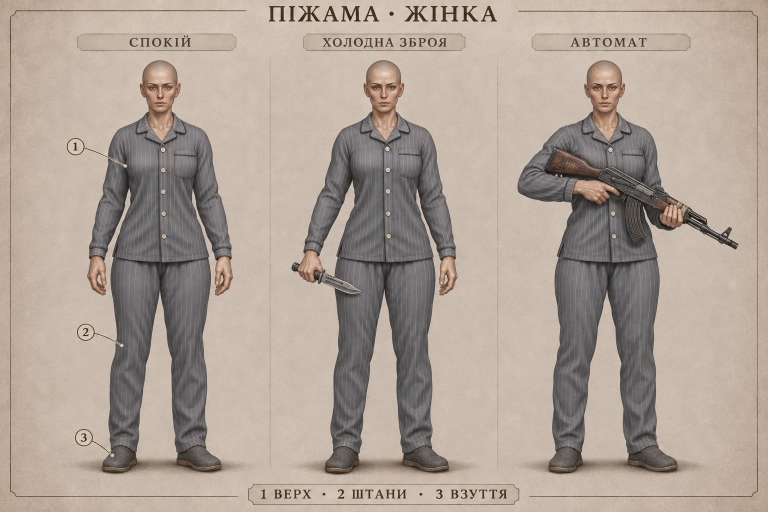
#> input picture review/pajamas-implementation-20261111/female/approved-source.png, 1536 x 1024 px, found by its file name (shown at 1/2 size)
$ python pajamas-female-assets.py
#> lines starting #> are read from the running program, lines starting #| are printed output that depends on the picture; after the words box and inside, x2 and y2 are one past the last pixel; in counts of white or black regions, pixels touching at a corner belong together
"""Reconstructed lower-pajama source extraction after environment replacement.

The exact old lower-clothes extractor tail was not retained in tool history.
This recovery therefore requires visual review and explicitly compares old
recorded hashes; it must not be represented as byte-identical unless verified.
Only approved original board cloth pixels are sampled. No image generation.
"""
from pathlib import Path
import argparse,hashlib,json,shutil
import cv2,numpy as np
from PIL import Image
from scipy.ndimage import gaussian_filter1d
P=argparse.ArgumentParser(description=__doc__);P.add_argument('--root',type=Path,default=Path('/workspace/palata404'));P.add_argument('--write',action='store_true');A=P.parse_args();ROOT=A.root
REVIEW=ROOT/'review/pajamas-implementation-20261111/female';REG=REVIEW/'registered';REF=ROOT/'review/pajamas-implementation-20261111/references';OUT=ROOT/'assets/wardrobe/clothing/patient/pajamas/female';TEMP=ROOT/'review/artist-candidates/female-lower-recovery'
for p in [REG,TEMP]:p.mkdir(parents=True,exist_ok=True)
SOURCE=REVIEW/'approved-source.png';rgb=np.array(Image.open(SOURCE).convert('RGB'));H,W=rgb.shape[:2];R,G,B=[rgb[:,:,i].astype(float) for i in range(3)];blue=((R-B<25)&(G-B<17)&((R+G+B)/3<183)).astype('uint8')*255
#> further down, rgb is the input picture: shape (1024, 1536, 3); mean R, G, B 173.6, 160.4, 150.1
#> after `H, W = rgb.shape[:2]`: H = 1024; W = 1536
#> after `blue = ((R - B < 25) & (G - B < 17) & ((R + G + B) / 3 < 183)).astype(`: blue: shape (1024, 1536); 23.8% white; 297 white regions (255 under 20 px)
S=1.966;SX=1.98;DY=33-121*S

def poly(points):
 m=np.zeros((H,W),np.uint8);cv2.fillPoly(m,[np.array(points,np.int32)],255,lineType=cv2.LINE_AA);return m

def premul(im):
 a=im[:,:,3:4].astype('float32')/255;return np.concatenate((im[:,:,:3].astype('float32')*a,a*255),axis=2)

def unpremul(im):
 a=np.clip(im[:,:,3:4],0,255);c=np.divide(im[:,:,:3]*255,a,out=np.zeros_like(im[:,:,:3]),where=a>.01);return np.dstack((np.clip(c,0,255),a)).astype('uint8')

def cut(mask):
 a=cv2.GaussianBlur(mask,(3,3),.35);im=np.dstack((rgb,a));im[a==0,:3]=0;return im

def register(im,cx=1210):
 m=np.array([[SX,0,474-cx*SX],[0,S,DY]],np.float32);return unpremul(cv2.warpAffine(premul(im),m,(941,1672),flags=cv2.INTER_CUBIC,borderMode=cv2.BORDER_CONSTANT))

def over(*images):
 im=Image.new('RGBA',(941,1672))
 for item in images:im.alpha_composite(Image.fromarray(item))
 return np.array(im)

def fit_pants_rows(im):
 # This function is recovered exactly from the earlier readable source.
 base=np.array(Image.open(REF/'female-idle.png').convert('RGBA'))[:1672,:941,3]
 yy,xx=np.mgrid[0:1672,0:941];pieces=[]
 for side,(x0,x1) in enumerate([(0,474),(474,941)]):
  olo=np.full(1672,np.nan);ohi=np.full(1672,np.nan);nlo=np.full(1672,np.nan);nhi=np.full(1672,np.nan)
  for y in range(1672):
   xs=np.where(im[y,x0:x1,3]>30)[0]
   if len(xs)<2:continue
   lo,hi=int(xs.min()+x0),int(xs.max()+x0);olo[y]=lo;ohi[y]=hi
   vals=(base[y,x0:x1]>128).astype('uint8');runs=[];a=None
   for k,v in enumerate(vals):
    if v and a is None:a=k
    if a is not None and (not v or k==len(vals)-1):
     b=k if v else k-1
     if b-a>10:runs.append((a+x0,b+x0))
     a=None
   if runs:
    b0,b1=runs[-1] if side==0 else runs[0];width=max(hi-lo,b1-b0+24);center=(b0+b1)/2;nlo[y]=center-width/2;nhi[y]=center+width/2
   else:nlo[y]=lo;nhi[y]=hi
  valid=np.where(~np.isnan(olo))[0]
  for arr in [olo,ohi,nlo,nhi]:arr[:]=gaussian_filter1d(np.interp(np.arange(1672),valid,arr[valid]),8)
  sx=olo[:,None]+(xx-nlo[:,None])*(ohi-olo)[:,None]/np.maximum(1,(nhi-nlo))[:,None]
  # Preserve the curved cloth hem as a shape; never widen its partial last
  # scanlines to the original bare-foot width.
  fixed_sx=olo[1450]+(xx-nlo[1450])*(ohi[1450]-olo[1450])/max(1,nhi[1450]-nlo[1450])
  mix=np.clip((yy-1430)/70,0,1);sx=sx*(1-mix)+fixed_sx*mix
  out=unpremul(cv2.remap(premul(im),sx.astype('float32'),yy.astype('float32'),cv2.INTER_CUBIC,borderMode=cv2.BORDER_CONSTANT))
  allowed=(((xx>=nlo[:,None])&(xx<=nhi[:,None]))|(yy>1500))&(xx>=x0)&(xx<x1)&(yy>=valid.min())&(yy<=valid.max());out[~allowed]=0;pieces.append(out)
 return over(*pieces)

# Source contour coordinates will be verified against the recovered immutable
# board before this recovery is promoted. These preserve the approved design.
PANTS_POLY=[(1104,527),(1312,527),(1320,553),(1317,612),(1308,675),(1304,734),(1309,800),(1320,874),(1314,904),(1254,905),(1246,875),(1234,817),(1220,747),(1207,659),(1198,730),(1183,809),(1173,866),(1168,905),(1106,902),(1101,868),(1100,815),(1095,758),(1096,709),(1104,648),(1101,585)]
roi=poly(PANTS_POLY);seed=np.minimum(blue,roi);seed=cv2.morphologyEx(seed,cv2.MORPH_CLOSE,np.ones((3,3),np.uint8));cnts,_=cv2.findContours(seed,cv2.RETR_EXTERNAL,cv2.CHAIN_APPROX_SIMPLE);mask=np.zeros((H,W),np.uint8)
#> after `cnts, _ = cv2.findContours(seed, cv2.RETR_EXTERNAL, cv2.CHAIN_APPROX_S`: cnts = 2 contours, 1 with area under 20; largest, box (x1, y1, x2, y2) and area: (1104, 526, 1320, 907) 58660
for c in cnts:
 if cv2.contourArea(c)>100:cv2.drawContours(mask,[c],-1,255,-1)
#> this loop made 2 passes
#> c on pass 1: [[1179, 777]]
#> mask: shape (1024, 1536); 3.8% white; 1 white region, box (x1, y1, x2, y2) and area: (1104, 526, 1320, 907) 59510
mask=np.minimum(mask,roi)
# Exact visible curved trouser hems exclude the touching slipper uppers.
for x in range(1080,1190):
 bottom=int(np.interp(x,[1095,1112,1136,1154,1174,1190],[890,892,889,895,903,903]));mask[bottom+1:,x]=0
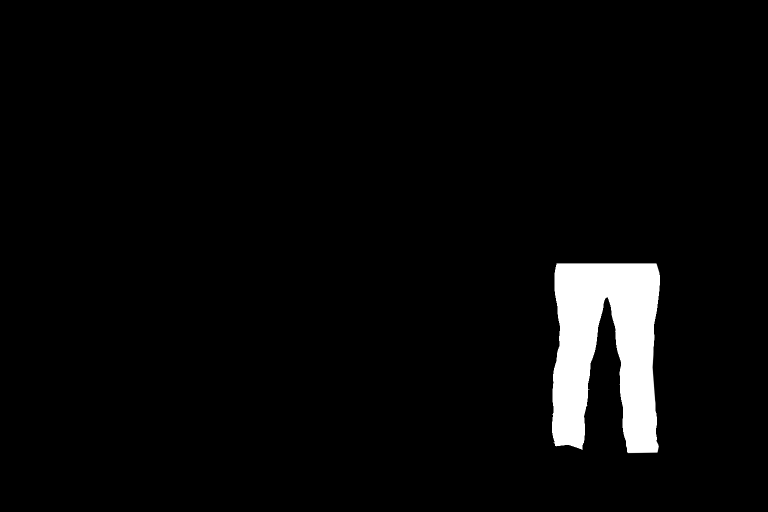
#> mask: shape (1024, 1536) (shown at 1/2 size); min 0, max 255, mean 9.5
for x in range(1240,1335):
 bottom=int(np.interp(x,[1240,1254,1272,1295,1314,1335],[906,906,898,889,895,895]));mask[bottom+1:,x]=0
#> mask: shape (1024, 1536); 0.04% of pixels changed, all inside (x1, y1, x2, y2) = (1256, 890, 1318, 907)
pants=fit_pants_rows(register(cut(mask)))
#> in cut, `im = np.dstack((rgb, a))`:
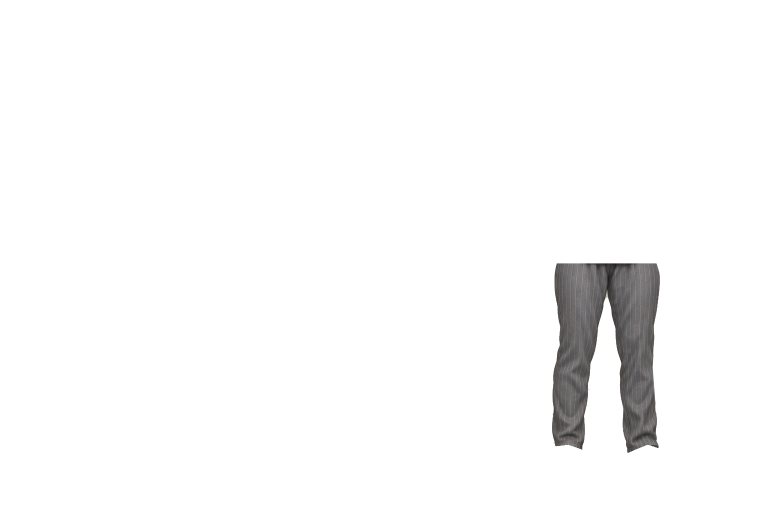
#> im: shape (1024, 1536, 4) (shown at 1/2 size); mean R, G, B, A 173.6, 160.4, 150.1, 9.4; transparent parts drawn white
#> in register, `m = np.array([[SX, 0, 474 - cx * SX], [0, S, DY]], np.float32)`: m = [[1.98, 0, -1921.8], [0, 1.97, -204.9]]
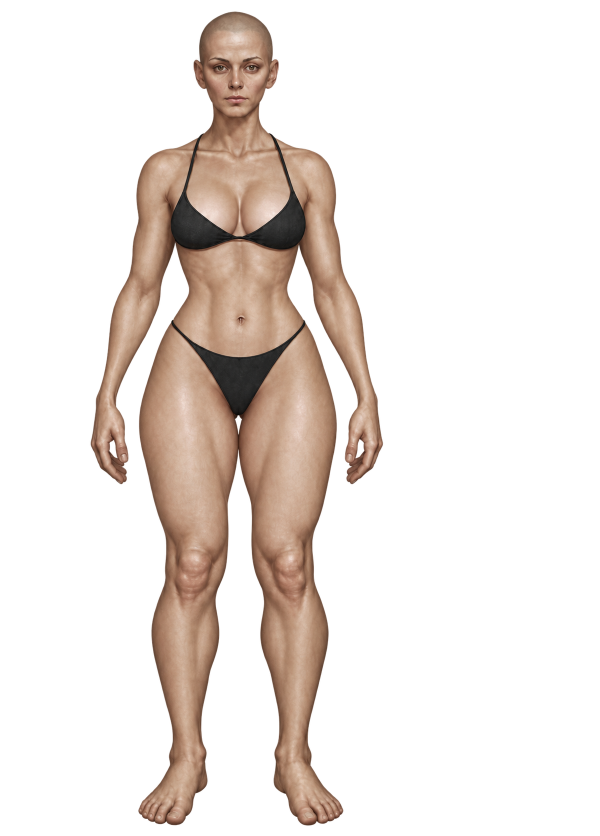
#> input picture review/pajamas-implementation-20261111/references/female-idle.png, 1200 x 1672 px, found by its file name (shown at 1/2 size)
#> after the loop in fit_pants_rows, `for side,(x0,x1) in enumerate([(0,474),(474,941)]):`:
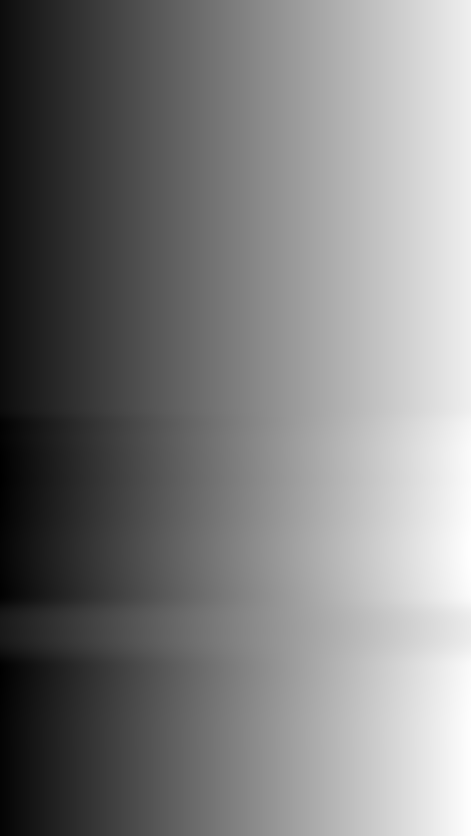
#> sx: shape (1672, 941) float64 (shown at 1/2 size); min 8.38, max 966.6, mean 485.1; drawn with min black and max white
#> after the loop in fit_pants_rows, `for side,(x0,x1) in enumerate([(0,474),(474,941)]):`: arr = 1672 values, max 684 at index 852, min 640.4 at index 1093, mean 671.6; b = 176; pieces = 2 items
#> in over, `im=Image.new('RGBA',(941,1672))`: im: PIL image 941x1672 RGBA; every value is 0
yy0,xx0=np.mgrid[0:1672,0:941]
hem_y=np.where(yy0>1450,1450+(yy0-1450)/1.35,yy0).astype('float32')
pants=unpremul(cv2.remap(premul(pants),xx0.astype('float32'),hem_y,cv2.INTER_CUBIC,borderMode=cv2.BORDER_CONSTANT))
# The source shirt hem reaches below the first registered trouser rows.
# Keep only clean trouser weave below native847 before extending its waist.
pants[:847]=0
#> pants: shape (1672, 941, 4); mean of channels 0, 1, 2, 3 14.8, 14.3, 14.4, 37.2
# Reconstruct the independently wearable waistband using approved upper-trouser
# weave. Its whole upper portion is hidden by the unchanged shirt in full sets.
native=np.array(Image.open(REF/'female-idle.png').convert('RGBA'))[:1672,:941]
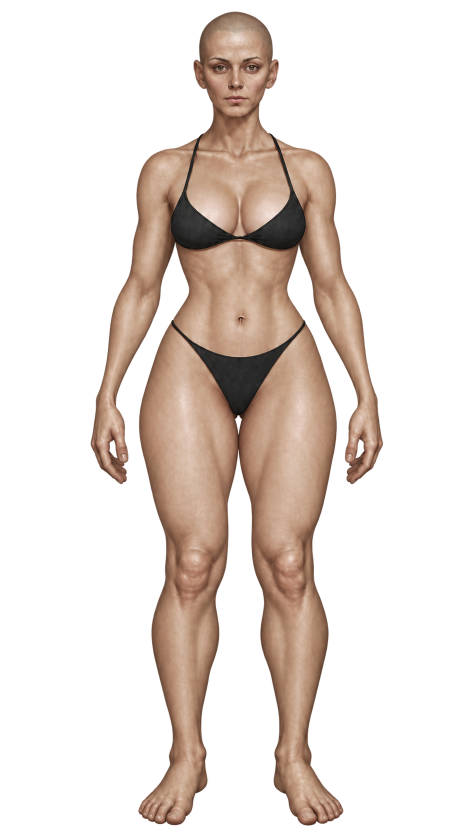
#> native: shape (1672, 941, 4) (shown at 1/2 size); mean R, G, B, A 51.1, 40.6, 34, 74.2; transparent parts drawn white
yy,xx=np.mgrid[0:1672,0:941];top=min(np.where(pants[:,:,3].max(axis=1)>127)[0]);waist=pants.copy();sy=np.broadcast_to((top+np.maximum(0,top-yy)*.15).astype('float32'),(1672,941));upper=unpremul(cv2.remap(premul(pants),xx.astype('float32'),sy,cv2.INTER_CUBIC,borderMode=cv2.BORDER_CONSTANT))
#> after `top = min(np.where(pants[:, :, 3].max(axis=1) > 127)[0])`: top = 847
for y in range(650,top):
 row=native[y,275:675,3]>128
 d=np.diff(np.r_[False,row,False].astype(int));runs=[(int(a)+275,int(b)-1+275) for a,b in zip(np.where(d==1)[0],np.where(d==-1)[0]) if b-a>=30]
 if not runs:continue
 lo=min(a for a,b in runs)-12;hi=max(b for a,b in runs)+12
 upper[y,:lo]=0;upper[y,hi+1:]=0;upper[y,lo:hi+1,3]=255
#> this loop made 197 passes
#> (runs, lo, hi) on passes 1 to 3: ([(339, 613)], 327, 625), ([(338, 614)], 326, 626), ([(337, 614)], 325, 626)
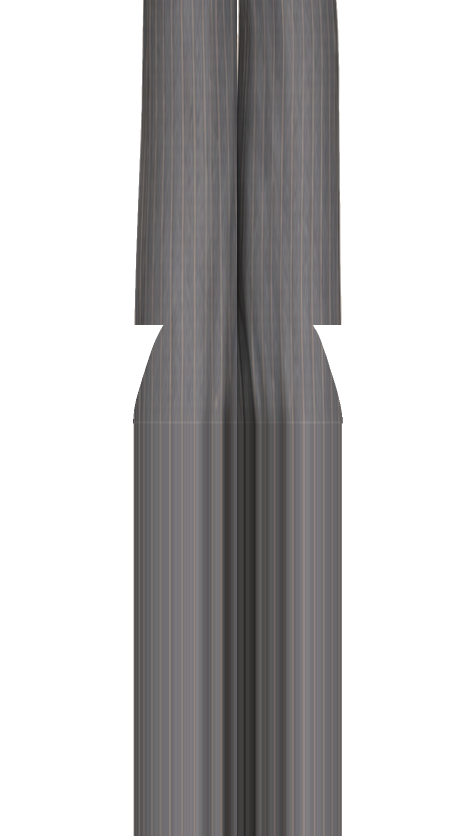
#> upper: shape (1672, 941, 4) (shown at 1/2 size); mean of channels 0, 1, 2, 3 44.7, 43.3, 43.8, 109.6; transparent parts drawn white
waist[:650]=0;waist[650:top]=upper[650:top];pants=waist
#> after `waist[650:top] = upper[650:top]`: waist: shape (1672, 941, 4); mean of channels 0, 1, 2, 3 19.8, 19.2, 19.3, 49.1
cloth_color=pants[:,:,:3].astype('int16');pants[(yy>1450)&(cloth_color[:,:,0]-cloth_color[:,:,2]>30),3]=0
#> after `pants[(yy > 1450) & (cloth_color[:, :, 0] - cloth_color[:, :, 2] > 30)`: pants: shape (1672, 941, 4); mean of channels 0, 1, 2, 3 19.8, 19.2, 19.3, 49.1
# Light antialias cleanup only at the last curved hems; the cloth UV and body
# remain unchanged. Premultiplication prevents dark fringes at new AA pixels.
coverage=(pants[:,:,3]>0).astype('uint8');edge=cv2.dilate(coverage,np.ones((3,3),np.uint8))!=cv2.erode(coverage,np.ones((3,3),np.uint8))
#> after `coverage = (pants[:, :, 3] > 0).astype('uint8')`:
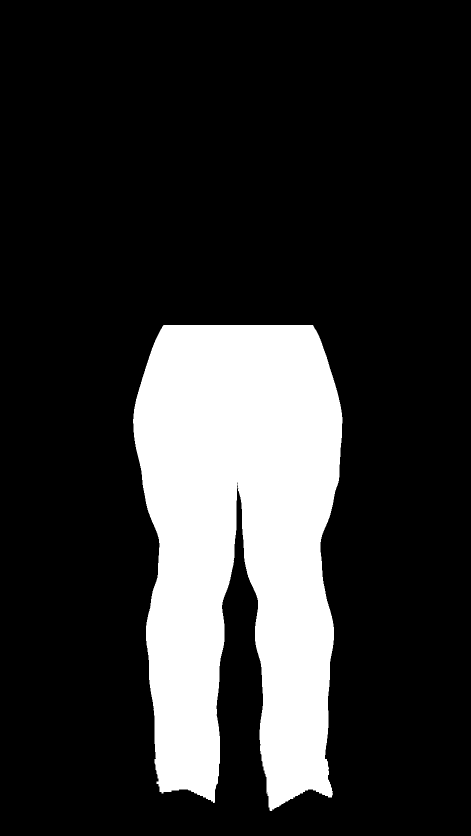
#> coverage: shape (1672, 941) (shown at 1/2 size); values 0 (black) and 1 (white), 19.4% white; 1 white region
soft=unpremul(cv2.GaussianBlur(premul(pants),(3,3),.65));hem_edge=edge&(yy>1510);pants[hem_edge]=soft[hem_edge]
# Footwear contour placeholders are recorded explicitly and will be inspected.
SHOE_LEFT=[(1143,890),(1152,892),(1161,899),(1167,908),(1171,916),(1173,924),(1171,929),(1162,932),(1158,937),(1147,941),(1129,944),(1113,943),(1100,939),(1098,933),(1098,927),(1104,918),(1115,906),(1125,897),(1134,892)]
SHOE_RIGHT=[(1283,890),(1292,891),(1301,898),(1307,906),(1314,911),(1323,917),(1331,923),(1335,929),(1334,936),(1326,942),(1311,944),(1291,939),(1272,930),(1257,926),(1250,921),(1252,914),(1255,903),(1268,896)]
shoe_roi=np.maximum(poly(SHOE_LEFT),poly(SHOE_RIGHT));shoe_values=rgb.astype('int16')
shoe_seed=((shoe_values[:,:,0]-shoe_values[:,:,2]<45)&(shoe_values[:,:,1]-shoe_values[:,:,2]<28)&(shoe_values.mean(2)<155)&(shoe_roi>0)).astype('uint8')*255
shoe_seed=cv2.morphologyEx(shoe_seed,cv2.MORPH_CLOSE,np.ones((3,3),np.uint8))
cs,_=cv2.findContours(shoe_seed,cv2.RETR_EXTERNAL,cv2.CHAIN_APPROX_SIMPLE);shoe_mask=np.zeros((H,W),np.uint8)
#> after `cs, _ = cv2.findContours(shoe_seed, cv2.RETR_EXTERNAL, cv2.CHAIN_APPRO`: cs = 2 contours; box (x1, y1, x2, y2) and area: (1249, 889, 1337, 946) 2906, (1097, 889, 1175, 946) 2892
for c in cs:
 if cv2.contourArea(c)>100:cv2.drawContours(shoe_mask,[c],-1,255,-1)
#> this loop made 2 passes
shoe_mask=np.minimum(shoe_mask,shoe_roi)
# Follow the painted slipper rim/sole, excluding touching striped trouser fabric
# and the cast floor shadow. All sampled pixels remain original approved art.
for x in range(1090,1180):
 top_edge=int(np.interp(x,[1090,1098,1105,1114,1124,1136,1144,1154,1163,1168,1172,1180],[932,925,915,904,897,893,894,898,905,915,925,935]))
 bottom_edge=int(np.interp(x,[1090,1098,1103,1114,1128,1141,1153,1161,1167,1169,1172,1180],[930,935,940,943,943,941,937,932,927,923,922,920]))
 shoe_mask[:top_edge+3,x]=0;shoe_mask[bottom_edge+1:,x]=0
#> this loop made 90 passes
#> (top_edge, bottom_edge) on passes 1 to 12: (932, 930), (931, 930), (930, 931), (929, 931), (928, 932), (927, 933), (926, 933), (925, 934), (925, 935), (923, 936), (922, 937), (920, 938)
for x in range(1240,1340):
 top_edge=int(np.interp(x,[1240,1256,1260,1270,1280,1288,1296,1304,1312,1321,1330,1335,1340],[914,906,902,897,894,894,898,905,912,919,926,932,938]))
 bottom_edge=int(np.interp(x,[1240,1256,1264,1274,1284,1295,1308,1319,1328,1334,1340],[914,919,923,929,935,940,943,943,940,935,930]))
 shoe_mask[:top_edge+3,x]=0;shoe_mask[bottom_edge+1:,x]=0
#> this loop made 100 passes
#> (top_edge, bottom_edge) on passes 1 to 12: (914, 914), (913, 914), (913, 914), (912, 914), (912, 915), (911, 915), (911, 915), (910, 916), (910, 916), (909, 916), (909, 917), (908, 917)
shoe_mask[:,:1098]=0;shoe_mask[:,1166:1240]=0;shoe_mask[:,1240:1256]=0
shoes=register(cut(shoe_mask))
# Register closed slippers to the native ankle centers without changing body.
xx1,yy1=np.meshgrid(np.arange(941),np.arange(1672));shift=np.where(xx1<474,22,-27)
footwear=unpremul(cv2.remap(premul(shoes),(xx1-shift).astype('float32'),yy1.astype('float32'),cv2.INTER_CUBIC,borderMode=cv2.BORDER_CONSTANT))
# Only original native foot pixels below1578 are erased. Ankles stay intact.
footmask=np.zeros((1672,941,4),np.uint8);footmask[:,:,3]=np.where(native[:,:,3]>1,255,0).astype('uint8');footmask[:1578,:,3]=0
items={'pants':pants,'footwear':footwear,'mask-footwear':footmask}
expected={'pants':'1fac906116edb262dfa12cdb678f6ee34ec4146310635e8b7b17be4619e98a22','footwear':'aa65e2d2b352446286a895be2314f530204a6a452817b380863ab5b3e10fdb02','mask-footwear':'01d885ad746c7c711be967094c9c62371ade55eb6b64e1a7b40109b06154635e'}
meta={'stage':('RECOVERY_LOCAL_ASSET_FREEZE_RUNTIME_REVIEW_PENDING' if A.write else 'RECOVERY_DRAFT_REQUIRES_VISUAL_REVIEW'),'notes':'Full original lower extractor tail was lost. Recorded source-only method recreated; hash comparison must disclose differences. No new generation.','records':[]}
for name,im in items.items():
 p=TEMP/(name+'.png');Image.fromarray(im).save(p);sha=hashlib.sha256(p.read_bytes()).hexdigest();meta['records'].append({'name':name,'sha256':sha,'expectedOriginal':expected[name],'matchesOriginal':sha==expected[name]})
 if A.write:
  OUT.mkdir(parents=True,exist_ok=True);Image.fromarray(im).save(REG/(name+'.png'));Image.fromarray(im).save(OUT/(name+'.webp'),format='WEBP',lossless=(name=='mask-footwear'),quality=88,method=6)
  if name!='mask-footwear':
   thumb=Image.fromarray(im);thumb=thumb.crop(thumb.getbbox());thumb.thumbnail((232,232),Image.Resampling.LANCZOS);t=Image.new('RGBA',(256,256));t.alpha_composite(thumb,((256-thumb.width)//2,(256-thumb.height)//2));t.save(OUT/('thumb-'+name+'.webp'),format='WEBP',quality=88,method=6)
#> this loop made 3 passes
if A.write:
 for rec in meta['records']:
  runtime=OUT/(rec['name']+'.webp');rec['runtime']=str(runtime.relative_to(ROOT));rec['runtimeBytes']=runtime.stat().st_size;rec['runtimeSha256']=hashlib.sha256(runtime.read_bytes()).hexdigest()
 meta['sourceSha256']=hashlib.sha256(SOURCE.read_bytes()).hexdigest();meta['source']=str(SOURCE.relative_to(ROOT));meta['targetSize']=[941,1672];meta['bodyChanged']=False
(TEMP/'lower-recovery-metadata.json').write_text(json.dumps(meta,indent=2)+'\n');print(json.dumps(meta,indent=2))
